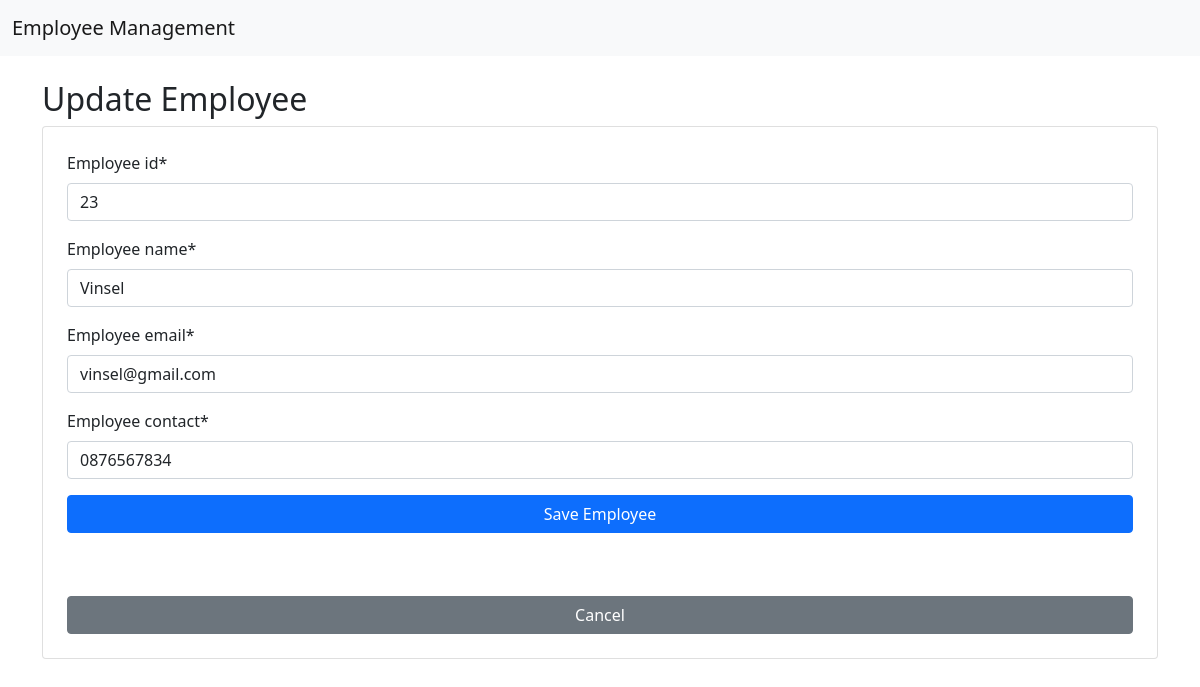
The app's page /update/23/, older data.
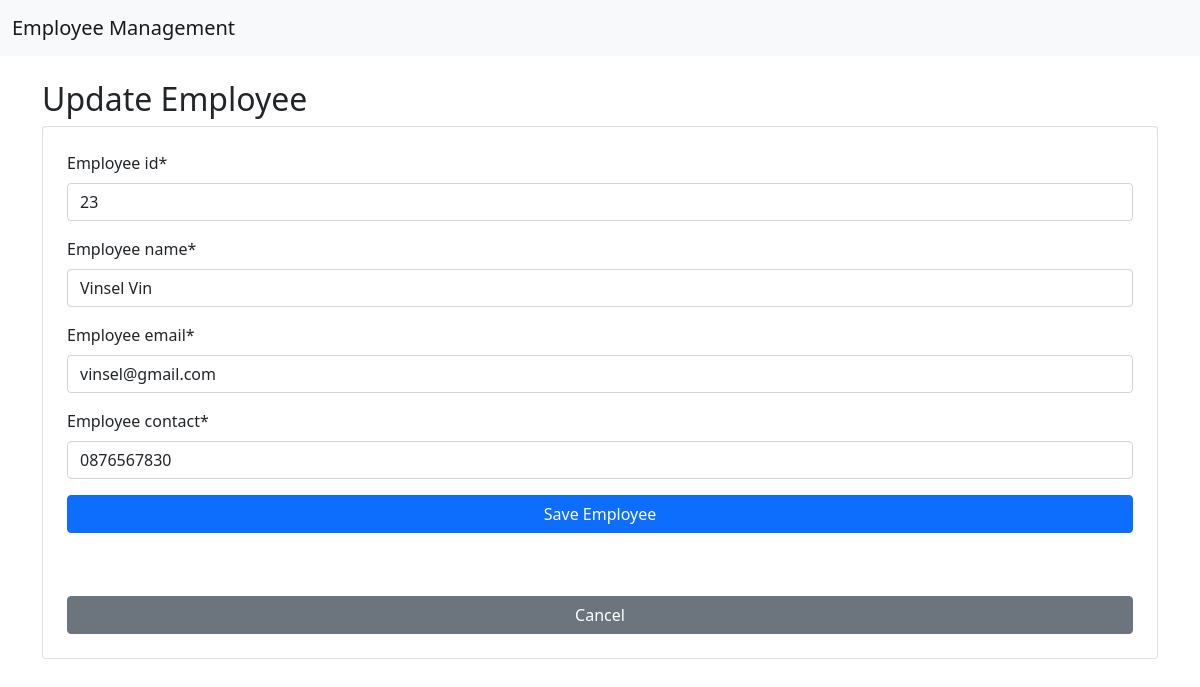
The same page, newer data.
### application/models.py (models this page shows, shortened)
class Employee(models.Model):
    employee_id = models.CharField(max_length=10, primary_key=True)
    employee_name = models.CharField(max_length=100)
    employee_email = models.EmailField()
    employee_contact = models.CharField(max_length=15)

### application/views.py (the view)
# urls.py: path('update/<int:pk>/', update_employee, name='update'),
def update_employee(request, pk):
    employee = Employee.objects.get(employee_id=pk)
    if request.method == 'POST':
        form = EmployeeForm(request.POST, instance=employee)
        if form.is_valid():
            form.save()
            return redirect('list')
    else:
        form = EmployeeForm(instance=employee)
    return render(request, 'update.html', {'form': form})

### application/forms.py
class EmployeeForm(forms.ModelForm):
    class Meta:
        model = Employee
        fields = '__all__'

### application/templates/update.html (shortened to what this page needs)
{% extends 'base.html' %}
{% block content %}
{%load crispy_forms_tags %}
<h2>Update Employee</h2>
<form method="POST" class="form-group card p-4">
    {{ form | crispy }}
<button type="submit" class="btn btn-primary" style="margin-bottom: 15px;">Save Employee</button>
<br><br>
<a href={% url 'list' %} class="btn btn-secondary">Cancel</a>
</form>
{% endblock%}

Row changes from the older to the newer data that the page shows:
changed Employee "vinsel@gmail.com": employee_name "Vinsel" → "Vinsel Vin"; employee_contact "0876567834" → "0876567830"
